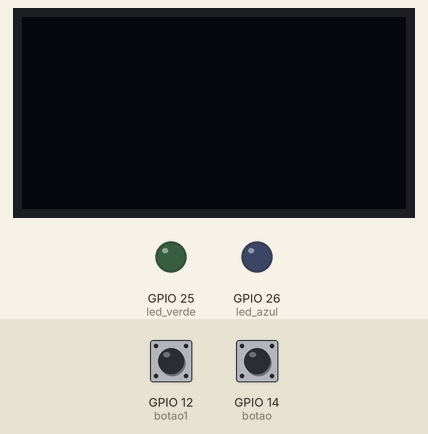
This program was run on a simulated ESP32 board running MicroPython. On the bench: 128×64 one-colour display, output pins drawn as LEDs (lit = HIGH). Wiring (from the project's diagram.json): blue button on GPIO 12, green button on GPIO 14, green LED on GPIO 25, blue LED on GPIO 26. Inputs (shaded band) come from the test bench; at power-on: GPIO 12 (botao1) HIGH, GPIO 14 (botao) HIGH. Library files of the repository ran but are not shown: ssd1306.py.

Above: at 1.2 s.
1.3 s: GPIO 12 (botao1) pulled LOW for 0.15 s
At 2.2 s:
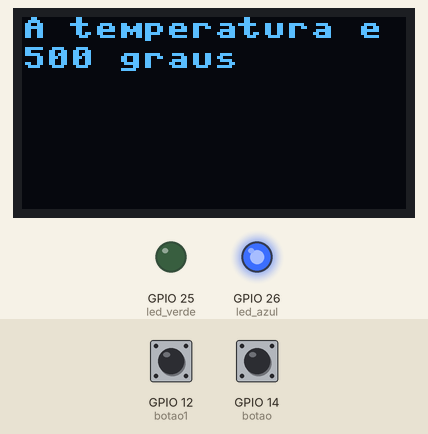
2.9 s: GPIO 14 (botao) pulled LOW for 0.15 s
At 3.4 s:
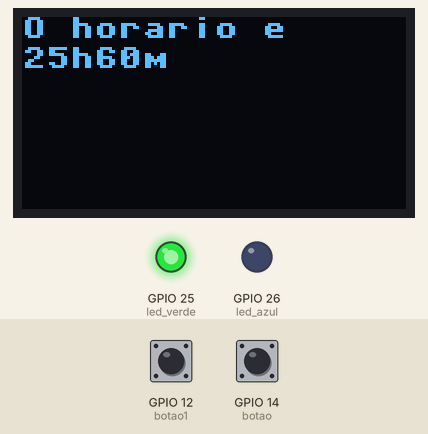
4.5 s: GPIO 12 (botao1) pulled LOW for 1 s
At 5.8 s:
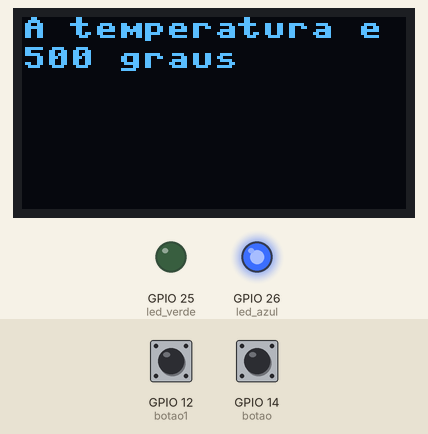
7.0 s: GPIO 14 (botao) pulled LOW for 1 s
At 7.7 s:
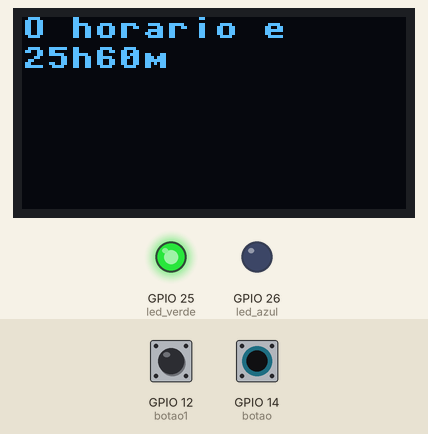
Timing chart, 0 to 10.0 s (numbered marks = the images above; inputs shaded):
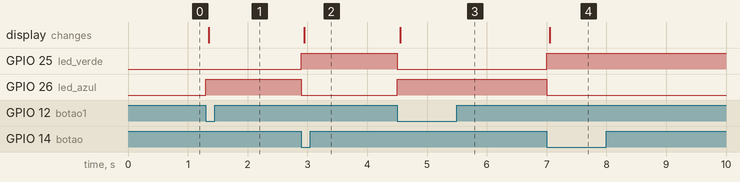

Measured:
- after the input at 1.3 s, GPIO 26 (led_azul): LOW → HIGH at once; the display: changes after 0.05 s (image 1)
- after the input at 2.9 s, GPIO 25 (led_verde): LOW → HIGH at once; GPIO 26 (led_azul): HIGH → LOW at once; the display: changes after 0.05 s (image 2)
- after the input at 4.5 s, GPIO 25 (led_verde): HIGH → LOW at once; GPIO 26 (led_azul): LOW → HIGH at once; the display: changes after 0.05 s (image 3)
- after the input at 7.0 s, GPIO 25 (led_verde): LOW → HIGH at once; GPIO 26 (led_azul): HIGH → LOW at once; the display: changes after 0.05 s (image 4)

The program:

main.py
```python
from machine import Pin,I2C
import ssd1306
import machine

botao = machine.Pin(14, machine.Pin.IN, machine.Pin.PULL_UP)
botao1 = machine.Pin(12, machine.Pin.IN, machine.Pin.PULL_UP)

led_verde = machine.Pin(25, machine.Pin.OUT)
led_azul = machine.Pin(26, machine.Pin.OUT)

i2c = I2C(0, scl=Pin(22), sda=Pin(21))

largura = 128
altura = 64

tela = ssd1306.SSD1306_I2C(largura, altura, i2c)

while True:
    verde= botao.value()
    azul = botao1.value()

    if verde == 0:
        tela.fill(0)

        led_verde.value(1)
        led_azul.value(0)
        tela.text('O horario e ', 0, 0)
        tela.text('25h60m', 0, 10)
        tela.show()

    if azul == 0:

        tela.fill(0)
        led_verde.value(0)
        led_azul.value(1)
        tela.text('A temperatura e de', 0, 0)
        tela.text('500 graus', 0, 10)
        tela.show()
```
